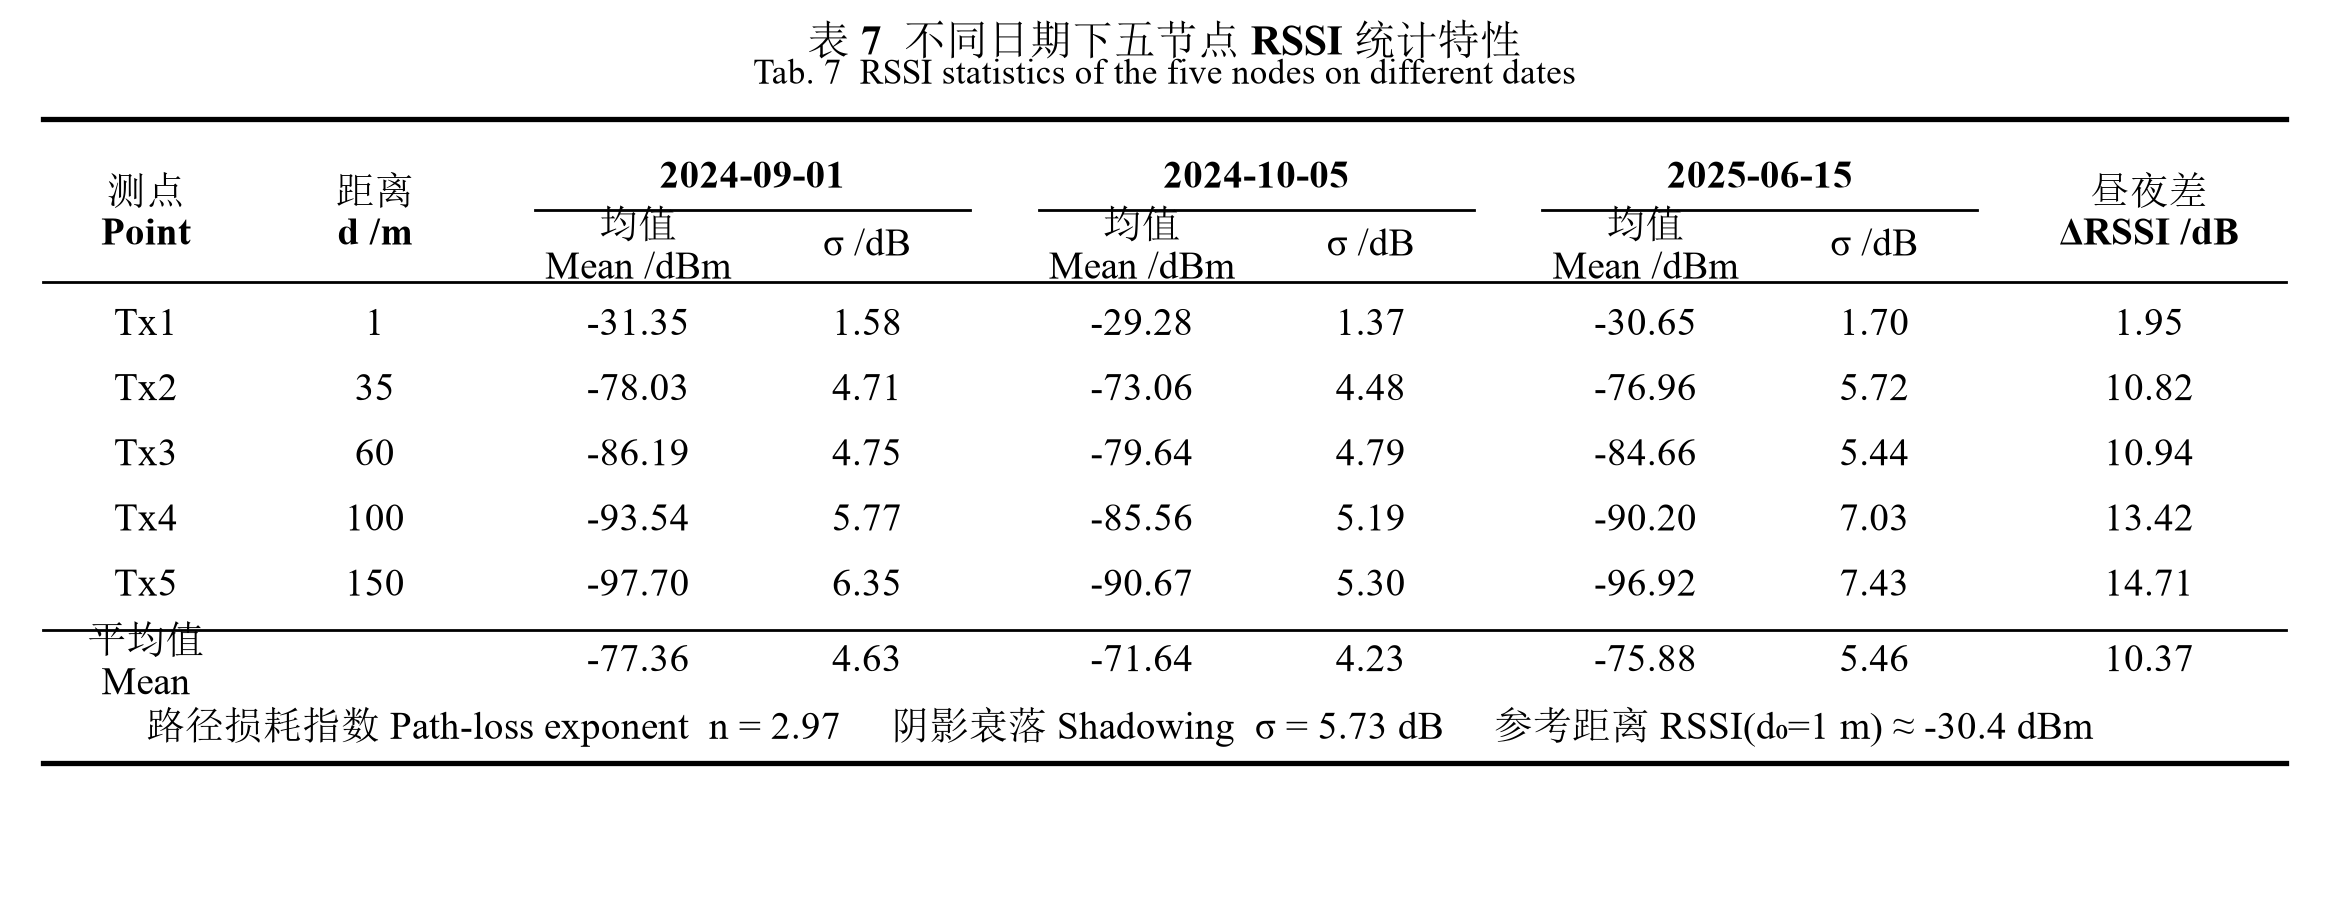

This figure's Python source:
# -*- coding: utf-8 -*-
"""
Academic three-line (booktabs) table of RSSI statistics per node and date,
using the SAME forest RSSI model & seeds as rssi_plot.py.
Outputs: rssi_table.png  +  rssi_table.tex  +  rssi_table.csv
"""
import numpy as np
import matplotlib
matplotlib.use("Agg")
import matplotlib.pyplot as plt

matplotlib.rcParams["font.family"] = ["Times New Roman", "SimSun"]
matplotlib.rcParams["mathtext.fontset"] = "stix"
matplotlib.rcParams["axes.unicode_minus"] = False

# ----------------------------------------------------- model (identical to plot)
nodes = [("Tx1", 1.0), ("Tx2", 35.0), ("Tx3", 60.0), ("Tx4", 100.0), ("Tx5", 150.0)]
RSSI0 = -30.0
dates = {
    "2024-09-01": dict(n=3.05, d_amp=17.0, dew=0.5, shad=1.3, fast=2.2, off=-1.5, seed=901),
    "2024-10-05": dict(n=2.85, d_amp=14.0, dew=0.4, shad=1.1, fast=1.8, off=+1.0, seed=1005),
    "2025-06-15": dict(n=3.00, d_amp=19.0, dew=0.45, shad=1.4, fast=2.4, off=-0.8, seed=615),
}
dt_min = 15
t_h = np.arange(0, 24, dt_min / 60.0)


def diurnal_shape(h, dew_strength):
    day = np.cos(2 * np.pi * (h - 13.0) / 24.0)
    dew = np.exp(-((h - 5.0) ** 2) / (2 * 2.5 ** 2))
    return day - dew_strength * dew


def correlated_noise(n, std, corr, rng):
    x = np.zeros(n)
    e = rng.normal(0, std * np.sqrt(1 - corr ** 2), n)
    x[0] = rng.normal(0, std)
    for i in range(1, n):
        x[i] = corr * x[i - 1] + e[i]
    return x


def make_series(dist, p, rng):
    base = RSSI0 - 10 * p["n"] * np.log10(dist) + p["off"]
    dscale = min(1.0, np.log10(dist + 1) / np.log10(151.0))
    shape = diurnal_shape(t_h, p["dew"])
    shape = (shape - shape.min()) / (shape.max() - shape.min()) - 0.5
    diur = p["d_amp"] * dscale * shape
    shadow = correlated_noise(len(t_h), p["shad"] * (0.4 + 0.6 * dscale), 0.85, rng)
    fast = rng.normal(0, p["fast"] * (0.5 + 0.5 * dscale), len(t_h))
    return base + diur + shadow + fast


# ----------------------------------------------------- compute statistics
day_mask = (t_h >= 10) & (t_h <= 16)
night_mask = (t_h <= 5) | (t_h >= 22)

series = {}          # (date, name) -> array
for date, p in dates.items():
    rng = np.random.default_rng(p["seed"])
    for name, dist in nodes:
        series[(date, name)] = make_series(dist, p, rng)

stats = {}           # name -> dict
date_list = list(dates.keys())
for name, dist in nodes:
    row = {"dist": dist}
    swings = []
    for date in date_list:
        s = series[(date, name)]
        row[(date, "mean")] = np.mean(s)
        row[(date, "std")] = np.std(s)
        swings.append(np.mean(s[day_mask]) - np.mean(s[night_mask]))
    pooled = np.concatenate([series[(d, name)] for d in date_list])
    row["mean_all"] = np.mean(pooled)
    row["std_all"] = np.std(pooled)
    row["swing"] = np.mean(swings)
    stats[name] = row

# path-loss fit (overall)
dists = np.array([d for _, d in nodes])
means_all = np.array([stats[n]["mean_all"] for n, _ in nodes])
X = np.log10(dists)
(A_fit, slope), *_ = np.linalg.lstsq(np.vstack([np.ones_like(X), X]).T, means_all, rcond=None)
n_fit = -slope / 10.0
resid = np.concatenate([series[(d, nm)] - (A_fit + slope * np.log10(stats[nm]["dist"]))
                        for d in date_list for nm, _ in nodes])
sigma_sh = np.std(resid)

# overall summary
mean_std_all = np.mean([stats[n]["std_all"] for n, _ in nodes])
mean_swing_all = np.mean([stats[n]["swing"] for n, _ in nodes])

# ----------------------------------------------------- render three-line table
fig, ax = plt.subplots(figsize=(12.4, 4.6), dpi=200)
ax.axis("off")
ax.set_xlim(0, 1); ax.set_ylim(0, 1)

# column x-centers
x_pt = 0.055
x_d = 0.155
group_x = {date_list[0]: (0.27, 0.37),
           date_list[1]: (0.49, 0.59),
           date_list[2]: (0.71, 0.81)}
x_swing = 0.93
group_center = {d: (a + b) / 2 for d, (a, b) in group_x.items()}

# vertical layout
y_top = 0.96
y_group = 0.885       # date group titles
y_sub = 0.80         # 均值/σ subheaders
y_data0 = 0.70
dy = 0.082
n_rows = len(nodes)
y_rows = [y_data0 - i * dy for i in range(n_rows)]
y_after_data = y_rows[-1] - 0.055
y_avg = y_after_data - 0.04
y_fit = y_avg - dy
y_bottom = y_fit - 0.045

fs = 14
fsh = 14


def cell(x, y, s, ha="center", weight="normal", size=fs):
    ax.text(x, y, s, ha=ha, va="center", fontsize=size, fontweight=weight)


# rules
lw_thick, lw_thin = 1.9, 1.0
ax.plot([0.01, 0.99], [y_top, y_top], "k-", lw=lw_thick)            # top
ax.plot([0.01, 0.99], [y_sub - 0.045, y_sub - 0.045], "k-", lw=lw_thin)  # under header
ax.plot([0.01, 0.99], [y_after_data, y_after_data], "k-", lw=lw_thin)    # above summary
ax.plot([0.01, 0.99], [y_bottom, y_bottom], "k-", lw=lw_thick)     # bottom
# cmidrules under each date group title
for d in date_list:
    a, b = group_x[d]
    ax.plot([a - 0.045, b + 0.045], [y_group - 0.04, y_group - 0.04], "k-", lw=lw_thin)

# headers
cell(x_pt, (y_group + y_sub) / 2, "测点\nPoint", weight="bold")
cell(x_d, (y_group + y_sub) / 2, "距离\nd /m", weight="bold")
for d in date_list:
    cell(group_center[d], y_group, d, weight="bold")
    cell(group_x[d][0], y_sub, "均值\nMean /dBm")
    cell(group_x[d][1], y_sub, "σ /dB")
cell(x_swing, (y_group + y_sub) / 2, "昼夜差\nΔRSSI /dB", weight="bold")

# data rows
for (name, dist), y in zip(nodes, y_rows):
    r = stats[name]
    cell(x_pt, y, name)
    cell(x_d, y, f"{dist:g}")
    for d in date_list:
        cell(group_x[d][0], y, f"{r[(d,'mean')]:.2f}")
        cell(group_x[d][1], y, f"{r[(d,'std')]:.2f}")
    cell(x_swing, y, f"{r['swing']:.2f}")

# summary rows
cell(x_pt, y_avg, "平均值\nMean", size=fsh)
for d in date_list:
    mvals = np.mean([stats[n][(d, "mean")] for n, _ in nodes])
    svals = np.mean([stats[n][(d, "std")] for n, _ in nodes])
    cell(group_x[d][0], y_avg, f"{mvals:.2f}")
    cell(group_x[d][1], y_avg, f"{svals:.2f}")
cell(x_swing, y_avg, f"{mean_swing_all:.2f}")

# fit summary spanning row
cell(0.055, y_fit,
     f"路径损耗指数 Path-loss exponent  n = {n_fit:.2f}     "
     f"阴影衰落 Shadowing  σ = {sigma_sh:.2f} dB     "
     f"参考距离 RSSI(d₀=1 m) ≈ {A_fit:.1f} dBm",
     ha="left", size=fsh)

# caption
ax.text(0.5, 1.03, "表 7  不同日期下五节点 RSSI 统计特性",
        ha="center", va="bottom", fontsize=15, fontweight="bold")
ax.text(0.5, 0.995, "Tab. 7  RSSI statistics of the five nodes on different dates",
        ha="center", va="bottom", fontsize=12.5)

fig.tight_layout()
fig.savefig("C:/Users/Administrator/rssi_table.png", bbox_inches="tight")
plt.close(fig)
print("saved rssi_table.png")

# ----------------------------------------------------- LaTeX (booktabs)
lines = []
lines.append(r"\begin{table}[htbp]")
lines.append(r"  \centering")
lines.append(r"  \caption{不同日期下五节点 RSSI 统计特性 / RSSI statistics of the five nodes on different dates}")
lines.append(r"  \label{tab:rssi_stats}")
lines.append(r"  \begin{tabular}{cccccccc}")
lines.append(r"    \toprule")
lines.append(r"    \multirow{2}{*}{测点 Point} & \multirow{2}{*}{距离 $d$/m}"
             r" & \multicolumn{2}{c}{2024-09-01} & \multicolumn{2}{c}{2024-10-05}"
             r" & \multicolumn{2}{c}{2025-06-15} \\")
lines.append(r"    \cmidrule(lr){3-4}\cmidrule(lr){5-6}\cmidrule(lr){7-8}")
lines.append(r"    & & Mean/dBm & $\sigma$/dB & Mean/dBm & $\sigma$/dB & Mean/dBm & $\sigma$/dB \\")
lines.append(r"    \midrule")
for name, dist in nodes:
    r = stats[name]
    vals = " & ".join(f"{r[(d,'mean')]:.2f} & {r[(d,'std')]:.2f}" for d in date_list)
    lines.append(f"    {name} & {dist:g} & {vals} \\\\")
lines.append(r"    \midrule")
avg_cells = " & ".join(
    f"{np.mean([stats[n][(d,'mean')] for n,_ in nodes]):.2f} & "
    f"{np.mean([stats[n][(d,'std')] for n,_ in nodes]):.2f}" for d in date_list)
lines.append(f"    平均值 Mean & -- & {avg_cells} \\\\")
lines.append(r"    \bottomrule")
lines.append(r"  \end{tabular}")
lines.append(r"  \par\vspace{2pt}")
lines.append(r"  \begin{flushleft}\small")
lines.append(f"  注 Note: 昼夜差 $\\Delta$RSSI（白天10:00--16:00均值 $-$ 夜间均值，三天平均）"
             f"由近及远依次为 "
             + ", ".join(f"{nm} {stats[nm]['swing']:.2f} dB" for nm, _ in nodes) + ". ")
lines.append(f"  路径损耗指数 $n={n_fit:.2f}$，阴影衰落 $\\sigma={sigma_sh:.2f}$ dB，"
             f"$\\mathrm{{RSSI}}(d_0{{=}}1\\,\\mathrm{{m}})\\approx{A_fit:.1f}$ dBm.")
lines.append(r"  \end{flushleft}")
lines.append(r"\end{table}")
with open("C:/Users/Administrator/rssi_table.tex", "w", encoding="utf-8") as f:
    f.write("\n".join(lines))
print("saved rssi_table.tex")

# ----------------------------------------------------- CSV
import csv
with open("C:/Users/Administrator/rssi_table.csv", "w", newline="", encoding="utf-8-sig") as f:
    w = csv.writer(f)
    head = ["Point", "d/m"]
    for d in date_list:
        head += [f"{d} Mean/dBm", f"{d} sigma/dB"]
    head += ["dRSSI/dB (day-night)"]
    w.writerow(head)
    for name, dist in nodes:
        r = stats[name]
        row = [name, dist]
        for d in date_list:
            row += [f"{r[(d,'mean')]:.2f}", f"{r[(d,'std')]:.2f}"]
        row += [f"{r['swing']:.2f}"]
        w.writerow(row)
    w.writerow([])
    w.writerow([f"path-loss n={n_fit:.2f}", f"shadowing sigma={sigma_sh:.2f} dB",
                f"RSSI(1m)={A_fit:.1f} dBm"])
print("saved rssi_table.csv")
print("DONE")
